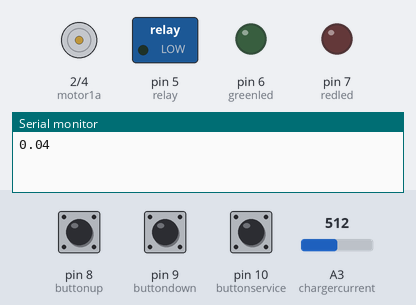
A sketch run on a simulated Arduino Uno, built with avr-gcc and run on an emulated ATmega328P. Parts: motor-driver pin pairs drawn as motors (green arrow = first pin HIGH = forward, orange = second pin HIGH = backward, longer = more drive, scaled by the enable pin), switched loads named in the sketch (green lamp = pin HIGH), output pins drawn as LEDs (lit = HIGH), the last lines printed to the serial monitor. The test bench sets the inputs (shaded band); at power-on: pin 8 (buttonup) HIGH, pin 9 (buttondown) HIGH, pin 10 (buttonservice) HIGH, A3 (chargercurrent) = 512.

Above: at 1.8 s.
1.9 s: pin 8 (buttonup) pulled LOW for 0.6 s
At 2.8 s:
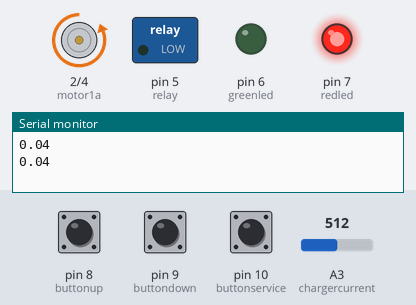
4.5 s: pin 9 (buttondown) pulled LOW for 0.6 s
At 5.6 s:
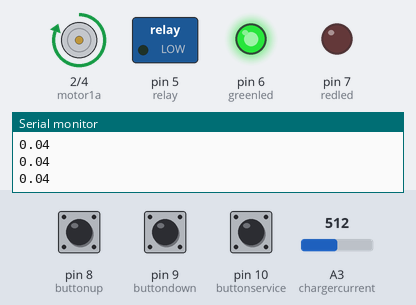
7.5 s: pin 10 (buttonservice) pulled LOW for 0.6 s
At 9.1 s:
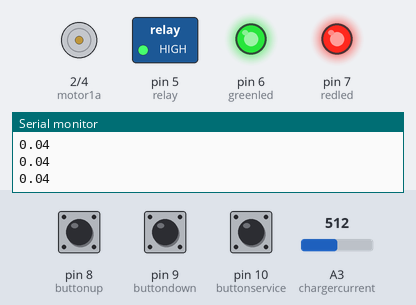
11.5 s: pin 8 (buttonup) pulled LOW for 1 s
At 14.2 s:
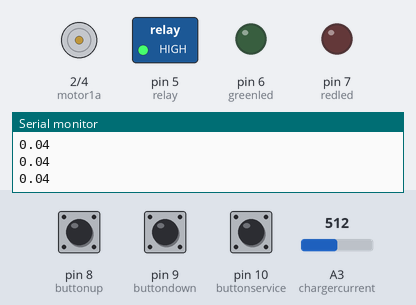
14.5 s: pin 9 (buttondown) pulled LOW for 1 s
At 15.8 s:
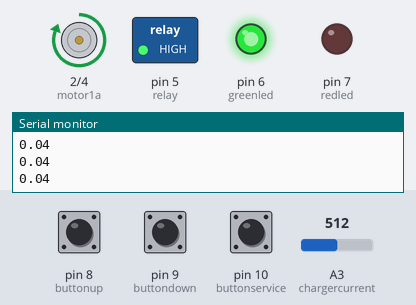
17.5 s: pin 9 (buttondown) pulled LOW for 3.2 s
At 21.7 s:
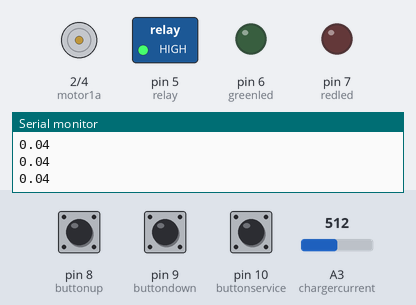
Timing chart, 0 to 23.2 s (numbered marks = the images above; inputs shaded):
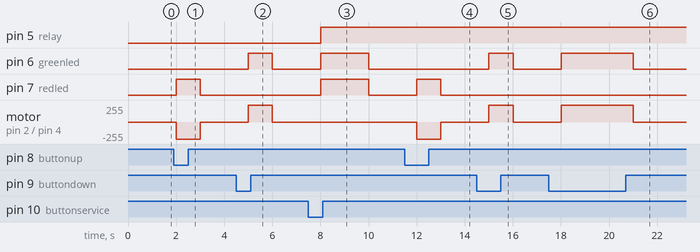

Measured:
- after the input at 1.9 s, pin 7 (redled): LOW → HIGH after 0.10 s, → LOW 1.0 s later; motor on pin 2 (motor1a) / pin 4 (motor1b): stopped → backward 255/255 after 0.10 s, → stopped 1.0 s later
- after the input at 4.5 s, pin 6 (greenled): LOW → HIGH after 0.50 s, → LOW 1.0 s later; motor on pin 2 (motor1a) / pin 4 (motor1b): stopped → forward 255/255 after 0.50 s, → stopped 1.0 s later
- after the input at 7.5 s, pin 5 (relay): LOW → HIGH after 0.50 s; pin 6 (greenled), pin 7 (redled): LOW → HIGH after 0.50 s, → LOW 2.0 s later
- after the input at 11.5 s, pin 7 (redled): LOW → HIGH after 0.51 s, → LOW 1.0 s later; motor on pin 2 (motor1a) / pin 4 (motor1b): stopped → backward 255/255 after 0.51 s, → stopped 1.0 s later
- after the input at 14.5 s, pin 6 (greenled): LOW → HIGH after 0.51 s, → LOW 1.0 s later; motor on pin 2 (motor1a) / pin 4 (motor1b): stopped → forward 255/255 after 0.51 s, → stopped 1.0 s later
- after the input at 17.5 s, pin 6 (greenled): LOW → HIGH after 0.51 s, → LOW 3.0 s later; motor on pin 2 (motor1a) / pin 4 (motor1b): stopped → forward 255/255 after 0.51 s, → stopped 3.0 s later

The sketch:

testelcykel.ino
```cpp
#define motor1a 2
#define motorpwm 3
#define motor1b 4
#define relay 5
#define greenled 6
#define redled 7
#define buttonup 8
#define buttondown 9
#define buttonservice 10
#define liftup 11
#define liftdown 12
#define currentsens A0
#define doorclosed A1
#define dooropen A2
#define chargercurrent A3
int speed = 255;
int current = 0;
int fault = 0;


void setup() {
  // Motor
  pinMode(motor1a,OUTPUT);
  pinMode(motor1b,OUTPUT);
  pinMode(motorpwm,OUTPUT);
   pinMode(relay,OUTPUT);
  //Leds
  pinMode(greenled,OUTPUT);
  pinMode(redled,OUTPUT);
  //Buttons digital input
  pinMode(buttonup,INPUT_PULLUP);
  pinMode(buttondown,INPUT_PULLUP);
  pinMode(buttonservice,INPUT_PULLUP);
  //Lift location inputs
  pinMode(liftup,INPUT_PULLUP);
  pinMode(buttonup,INPUT_PULLUP);
  pinMode(buttondown,INPUT_PULLUP);
  //Door state
   pinMode(doorclosed,INPUT_PULLUP);
    pinMode(dooropen,INPUT_PULLUP);
   //currentsens


    Serial.begin(9600);


}

void loop() {
 while(fault == 0){

  if((digitalRead(buttonup) == HIGH) && (digitalRead(buttondown) == LOW)){motorUp();greenLedOn();}
  else{motorStop();greenLedOf();}

   if((digitalRead(buttonup) == LOW)&& (digitalRead(buttondown) == HIGH)){motorDown();redLedOn();}
  else{motorStop;redLedOf();}

 if(digitalRead(buttonservice)== LOW){
    if(digitalRead(relay)==HIGH){relayOf();redLedOf();greenLedOf();}
    else{relayOn();redLedOn();greenLedOn();}
    delay(1000);
  }
  //getCurrent();
  delay(1000);
  Serial.println((((analogRead(chargercurrent))*0.0049)-2.5)/0.2);
  if(current > 100000000){motorBreak();fault = 1;}
 }
   while(fault == 1){
    greenLedOn();
    redLedOf();
    delay(1000);
    greenLedOf();
    redLedOn();
    delay(1000);
    if((digitalRead(buttonup) == HIGH)&& (digitalRead(buttondown) == HIGH)){fault = 0;}
   }


  }


void motorUp(){
  digitalWrite(motor1a,HIGH);
  digitalWrite(motor1b,LOW);
  analogWrite(motorpwm,speed);
  }

void motorDown(){
  digitalWrite(motor1a,LOW);
  digitalWrite(motor1b,HIGH);
  analogWrite(motorpwm,speed);
  }
void motorStop(){
  digitalWrite(motor1a,LOW);
  digitalWrite(motor1b,LOW);
  analogWrite(motorpwm,0);
  }
void motorBreak(){
  digitalWrite(motor1a,HIGH);
  digitalWrite(motor1b,HIGH);
  analogWrite(motorpwm,0);
  }
void speedUp(){
  speed = speed +10;
  if(speed > 255){speed = 255;delay(500);}
  }
void speedDown(){
  speed = speed -10;
  if(speed < 0){speed = 0;}
  }
void getCurrent(){
    current = analogRead(currentsens);
    Serial.println(current);
  }
void greenLedOn(){
  digitalWrite(greenled,HIGH);
  }
void greenLedOf(){
  digitalWrite(greenled,LOW);
  }
void redLedOn(){
  digitalWrite(redled,HIGH);
  }
void redLedOf(){
  digitalWrite(redled,LOW);
  }
void relayOn(){
  digitalWrite(relay,HIGH);
  }
void relayOf(){
  digitalWrite(relay,LOW);
  }
```
